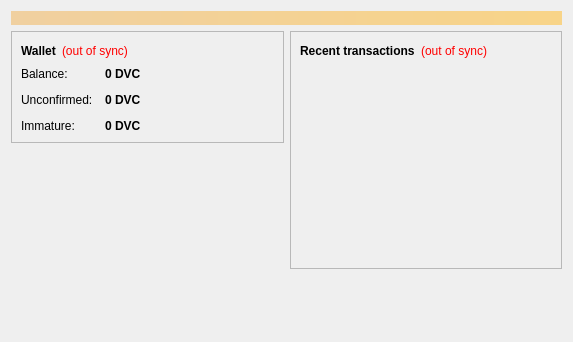
<?xml version="1.0" encoding="UTF-8"?>
<ui version="4.0">
 <class>OverviewPage</class>
 <widget class="QWidget" name="OverviewPage">
  <property name="geometry">
   <rect>
    <x>0</x>
    <y>0</y>
    <width>573</width>
    <height>342</height>
   </rect>
  </property>
  <property name="windowTitle">
   <string>Form</string>
  </property>
  <layout class="QVBoxLayout" name="topLayout">
   <item>
    <widget class="QLabel" name="labelAlerts">
     <property name="visible">
      <bool>false</bool>
     </property>
     <property name="styleSheet">
      <string notr="true">background-color: qlineargradient(x1: 0, y1: 0, x2: 1, y2: 0, stop:0 #F0D0A0, stop:1 #F8D488); color:#000000;</string>
     </property>
     <property name="wordWrap">
      <bool>true</bool>
     </property>
     <property name="margin">
      <number>3</number>
     </property>
    </widget>
   </item>
   <item>
    <layout class="QHBoxLayout" name="horizontalLayout" stretch="1,1">
     <item>
      <layout class="QVBoxLayout" name="verticalLayout_2">
       <item>
        <widget class="QFrame" name="frame">
         <property name="frameShape">
          <enum>QFrame::StyledPanel</enum>
         </property>
         <property name="frameShadow">
          <enum>QFrame::Raised</enum>
         </property>
         <layout class="QVBoxLayout" name="verticalLayout_4">
          <item>
           <layout class="QHBoxLayout" name="horizontalLayout_4">
            <item>
             <widget class="QLabel" name="label_5">
              <property name="font">
               <font>
                <weight>75</weight>
                <bold>true</bold>
               </font>
              </property>
              <property name="text">
               <string>Wallet</string>
              </property>
             </widget>
            </item>
            <item>
             <widget class="QLabel" name="labelWalletStatus">
              <property name="toolTip">
               <string>The displayed information may be out of date. Your wallet automatically synchronizes with the Deliverycoin network after a connection is established, but this process has not completed yet.</string>
              </property>
              <property name="styleSheet">
               <string notr="true">QLabel { color: red; }</string>
              </property>
              <property name="text">
               <string notr="true">(out of sync)</string>
              </property>
              <property name="alignment">
               <set>Qt::AlignLeading|Qt::AlignLeft|Qt::AlignVCenter</set>
              </property>
             </widget>
            </item>
            <item>
             <spacer name="horizontalSpacer_2">
              <property name="orientation">
               <enum>Qt::Horizontal</enum>
              </property>
              <property name="sizeHint" stdset="0">
               <size>
                <width>40</width>
                <height>20</height>
               </size>
              </property>
             </spacer>
            </item>
           </layout>
          </item>
          <item>
           <layout class="QFormLayout" name="formLayout_2">
            <property name="fieldGrowthPolicy">
             <enum>QFormLayout::AllNonFixedFieldsGrow</enum>
            </property>
            <property name="horizontalSpacing">
             <number>12</number>
            </property>
            <property name="verticalSpacing">
             <number>12</number>
            </property>
            <item row="0" column="0">
             <widget class="QLabel" name="label">
              <property name="text">
               <string>Balance:</string>
              </property>
             </widget>
            </item>
            <item row="0" column="1">
             <widget class="QLabel" name="labelBalance">
              <property name="font">
               <font>
                <weight>75</weight>
                <bold>true</bold>
               </font>
              </property>
              <property name="cursor">
               <cursorShape>IBeamCursor</cursorShape>
              </property>
              <property name="toolTip">
               <string>Your current balance</string>
              </property>
              <property name="text">
               <string notr="true">0 DVC</string>
              </property>
              <property name="textInteractionFlags">
               <set>Qt::LinksAccessibleByMouse|Qt::TextSelectableByKeyboard|Qt::TextSelectableByMouse</set>
              </property>
             </widget>
            </item>
            <item row="1" column="0">
             <widget class="QLabel" name="label_3">
              <property name="text">
               <string>Unconfirmed:</string>
              </property>
             </widget>
            </item>
            <item row="1" column="1">
             <widget class="QLabel" name="labelUnconfirmed">
              <property name="font">
               <font>
                <weight>75</weight>
                <bold>true</bold>
               </font>
              </property>
              <property name="cursor">
               <cursorShape>IBeamCursor</cursorShape>
              </property>
              <property name="toolTip">
               <string>Total of transactions that have yet to be confirmed, and do not yet count toward the current balance</string>
              </property>
              <property name="text">
               <string notr="true">0 DVC</string>
              </property>
              <property name="textInteractionFlags">
               <set>Qt::LinksAccessibleByMouse|Qt::TextSelectableByKeyboard|Qt::TextSelectableByMouse</set>
              </property>
             </widget>
            </item>
            <item row="2" column="0">
             <widget class="QLabel" name="labelImmatureText">
              <property name="text">
               <string>Immature:</string>
              </property>
             </widget>
            </item>
            <item row="2" column="1">
             <widget class="QLabel" name="labelImmature">
              <property name="font">
               <font>
                <weight>75</weight>
                <bold>true</bold>
               </font>
              </property>
              <property name="toolTip">
               <string>Mined balance that has not yet matured</string>
              </property>
              <property name="text">
               <string notr="true">0 DVC</string>
              </property>
              <property name="textInteractionFlags">
               <set>Qt::LinksAccessibleByMouse|Qt::TextSelectableByKeyboard|Qt::TextSelectableByMouse</set>
              </property>
             </widget>
            </item>
           </layout>
          </item>
         </layout>
        </widget>
       </item>
       <item>
        <spacer name="verticalSpacer">
         <property name="orientation">
          <enum>Qt::Vertical</enum>
         </property>
         <property name="sizeHint" stdset="0">
          <size>
           <width>20</width>
           <height>40</height>
          </size>
         </property>
        </spacer>
       </item>
      </layout>
     </item>
     <item>
      <layout class="QVBoxLayout" name="verticalLayout_3">
       <item>
        <widget class="QFrame" name="frame_2">
         <property name="frameShape">
          <enum>QFrame::StyledPanel</enum>
         </property>
         <property name="frameShadow">
          <enum>QFrame::Raised</enum>
         </property>
         <layout class="QVBoxLayout" name="verticalLayout">
          <item>
           <layout class="QHBoxLayout" name="horizontalLayout_2">
            <item>
             <widget class="QLabel" name="label_4">
              <property name="text">
               <string>&lt;b&gt;Recent transactions&lt;/b&gt;</string>
              </property>
             </widget>
            </item>
            <item>
             <widget class="QLabel" name="labelTransactionsStatus">
              <property name="toolTip">
               <string>The displayed information may be out of date. Your wallet automatically synchronizes with the Deliverycoin network after a connection is established, but this process has not completed yet.</string>
              </property>
              <property name="styleSheet">
               <string notr="true">QLabel { color: red; }</string>
              </property>
              <property name="text">
               <string notr="true">(out of sync)</string>
              </property>
              <property name="alignment">
               <set>Qt::AlignRight|Qt::AlignTrailing|Qt::AlignVCenter</set>
              </property>
             </widget>
            </item>
            <item>
             <spacer name="horizontalSpacer">
              <property name="orientation">
               <enum>Qt::Horizontal</enum>
              </property>
              <property name="sizeHint" stdset="0">
               <size>
                <width>40</width>
                <height>20</height>
               </size>
              </property>
             </spacer>
            </item>
           </layout>
          </item>
          <item>
           <widget class="QListView" name="listTransactions">
            <property name="styleSheet">
             <string notr="true">QListView { background: transparent; }</string>
            </property>
            <property name="frameShape">
             <enum>QFrame::NoFrame</enum>
            </property>
            <property name="verticalScrollBarPolicy">
             <enum>Qt::ScrollBarAlwaysOff</enum>
            </property>
            <property name="horizontalScrollBarPolicy">
             <enum>Qt::ScrollBarAlwaysOff</enum>
            </property>
            <property name="selectionMode">
             <enum>QAbstractItemView::NoSelection</enum>
            </property>
           </widget>
          </item>
         </layout>
        </widget>
       </item>
       <item>
        <spacer name="verticalSpacer_2">
         <property name="orientation">
          <enum>Qt::Vertical</enum>
         </property>
         <property name="sizeHint" stdset="0">
          <size>
           <width>20</width>
           <height>40</height>
          </size>
         </property>
        </spacer>
       </item>
      </layout>
     </item>
    </layout>
   </item>
  </layout>
 </widget>
 <resources/>
 <connections/>
</ui>
